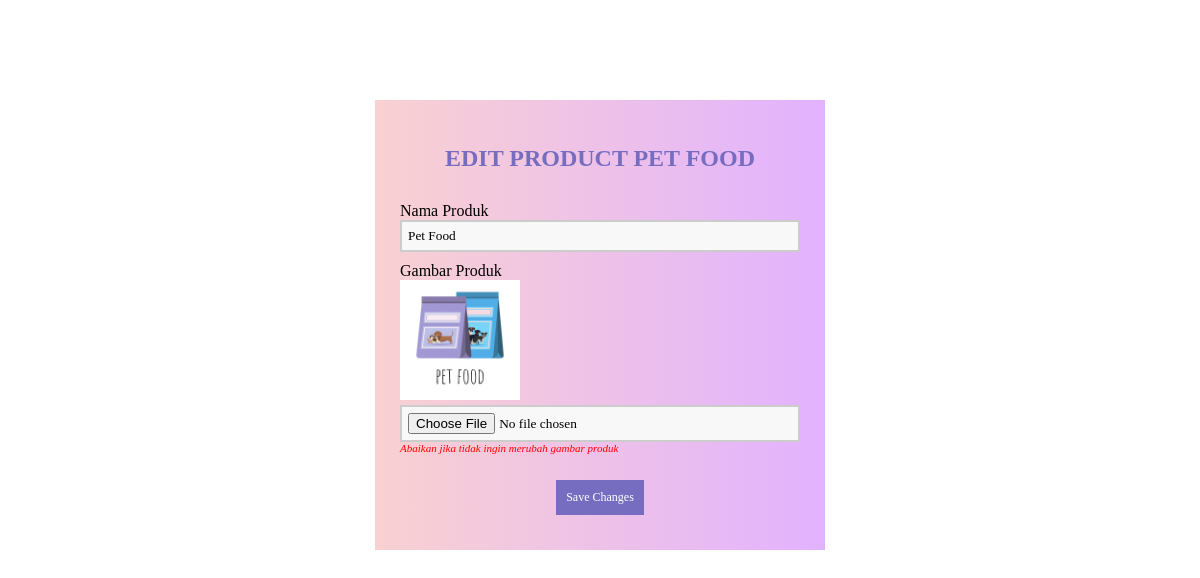
Page /edit_product.php?id=101 on the committed database.
### tables this page shows
CREATE TABLE `product` (
  `id` int(11) NOT NULL,
  `nama` varchar(30) NOT NULL,
  `product` varchar(255) NOT NULL
);

### edit_product.php (the view, shortened to what this page needs)
<?php
    include 'connection.php';
    if (isset($_GET['id']))
    {
        $id = ($_GET["id"]);
        $query = "SELECT * FROM product WHERE id='$id'";
        $result = mysqli_query($conn, $query);
        $data = mysqli_fetch_assoc($result);
    }
    else
    {
        echo "<script>alert('Masukkan data id.');window.location='about_product.php';</script>";
    }
?>
<!DOCTYPE html>
<html>
<head>
</head>
<body>
    <form method="POST" action="editing_product.php" enctype="multipart/form-data" >
    <section class="base">
    <center>
        <h1>Edit Product <?php echo $data['nama']; ?></h1>
    <center>
        <div>
          <label>Nama Produk</label>
          <input type="text" name="nama" value="<?php echo $data['nama']; ?>" autofocus="" required="" />
        </div>
        <div>
          <label>Gambar Produk</label>
          <img src="gambar/<?php echo $data['product']; ?>" style="width: 120px;float: left;margin-bottom: 5px;">
          <input type="file" name="product" />
          <i style="float: left;font-size: 11px;color: red">Abaikan jika tidak ingin merubah gambar produk</i>
        </div><br>
        <div>
         <button type="submit">Save Changes</button>
        </div>
        </section>
      </form>
  </body>
</html>
</body>

### edit_product.php (style rules this page uses)
* { font-family: "Trebuchet MS"; }
h1 { text-transform: uppercase; color: #766dc1; }
button { background-color: #766dc1; color: #fff; padding: 10px; text-decoration: none; font-size: 12px; border: 0px; margin-top: 20px; }
label { margin-top: 10px; float: left; text-align: left; width: 100%; }
input { padding: 6px; width: 100%; box-sizing: border-box; background: #f8f8f8; border: 2px solid #ccc; outline-color: salmon; }
div { width: 100%; height: auto; }
.base { width: 400px; height: 400px; padding: 25px; margin-top : 100px; margin-left: auto; margin-right: auto; background: -webkit-linear-gradient(right, #e2b2ff, #f9d1d1); }

### rows in the picture
product: nama "PET FOOD", nama "Pet Food", product (picture)
